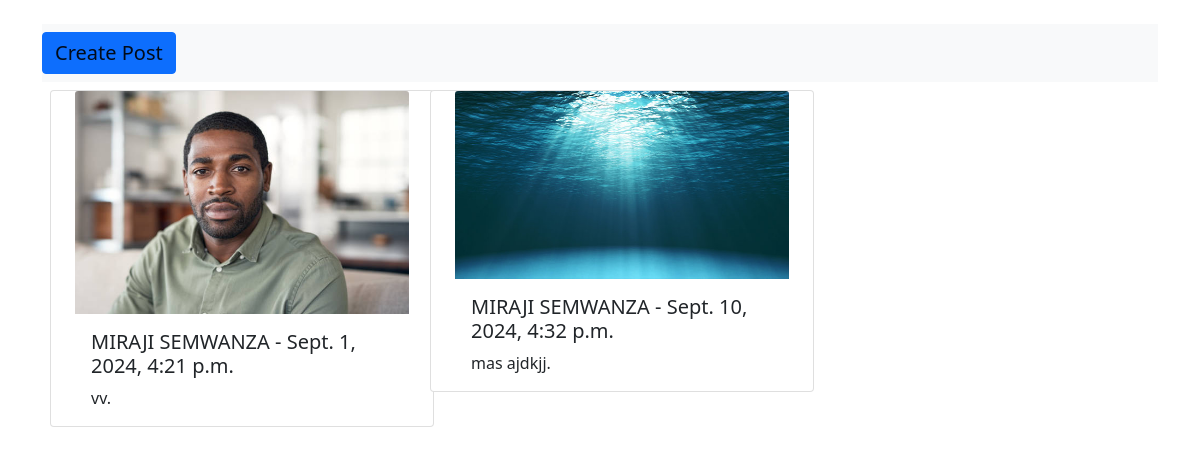
The page / on the database its author committed.
### feed/models.py (models this page shows, shortened)
class Feed(models.Model):
    author = models.ForeignKey(User, on_delete=models.CASCADE)
    text = models.TextField()
    created_at = models.DateTimeField(auto_now_add=True)
    image = models.ImageField(upload_to="posts/")

class User(AbstractUser):
    phone_number = models.CharField(max_length=10)
    image = models.ImageField(upload_to="users/", null=True, blank=True)

### feed/views.py (the view)
# urls.py: path("", HomePage.as_view(), name="home"),
class HomePage(ListView):
    model = Feed
    template_name = "index.html"

### feed/templates/index.html (shortened to what this page needs)
{% extends "base.html" %}
 {% block navigation %}
<a class="navbar-brand btn btn-primary" href="{% url 'create_post' %}">Create Post</a>
{% endblock navigation %}
{% block main %}
<div class="row">
    {% for object in object_list %}
        <div class="col-md-4">
            <div class="card mx-2 my-2 px-4" style="width: 24rem;">
                <a href="{% url 'feed_detail' object.id %}">
                    <img src="{{ object.image.url }}" class="card-img-top" alt="post-image">
                </a>
                <div class="card-body">
                    <h5 class="card-title">{{ object.author.first_name }} {{ object.author.last_name }} - {{ object.created_at }}</h5>
                    <p class="card-text">{{ object.text|truncatechars:100 }}.</p>
                </div>
            </div>
        </div>
    {% endfor %}
</div>
{% endblock main %}

### feed/templates/base.html (shortened to what this page needs)
{% load static  %}
<!doctype html>
<html lang="en">
  <head>
    <link rel="stylesheet" href="{% static 'css/bootstrap.min.css'%}">
    <link href="https://cdn.jsdelivr.net/npm/bootstrap@5.0.2/dist/css/bootstrap.min.css" rel="stylesheet">
  </head>
  <body>
    <div class="container mt-4">
      <nav class="navbar navbar-light bg-light">
          {% block navigation %}{% endblock navigation %}
      </nav>
      {% block main %}{% endblock main %}
    </div>
  </body>
</html>

### rows shown on the page
Feed: image (picture), author.first_name "MIRAJI", author.last_name "SEMWANZA", created_at "Sept. 1, 2024, 4:21 p.m.", text "vv"
Feed: image (picture), author.first_name "MIRAJI", author.last_name "SEMWANZA", created_at "Sept. 10, 2024, 4:32 p.m.", text "mas ajdkjj"
